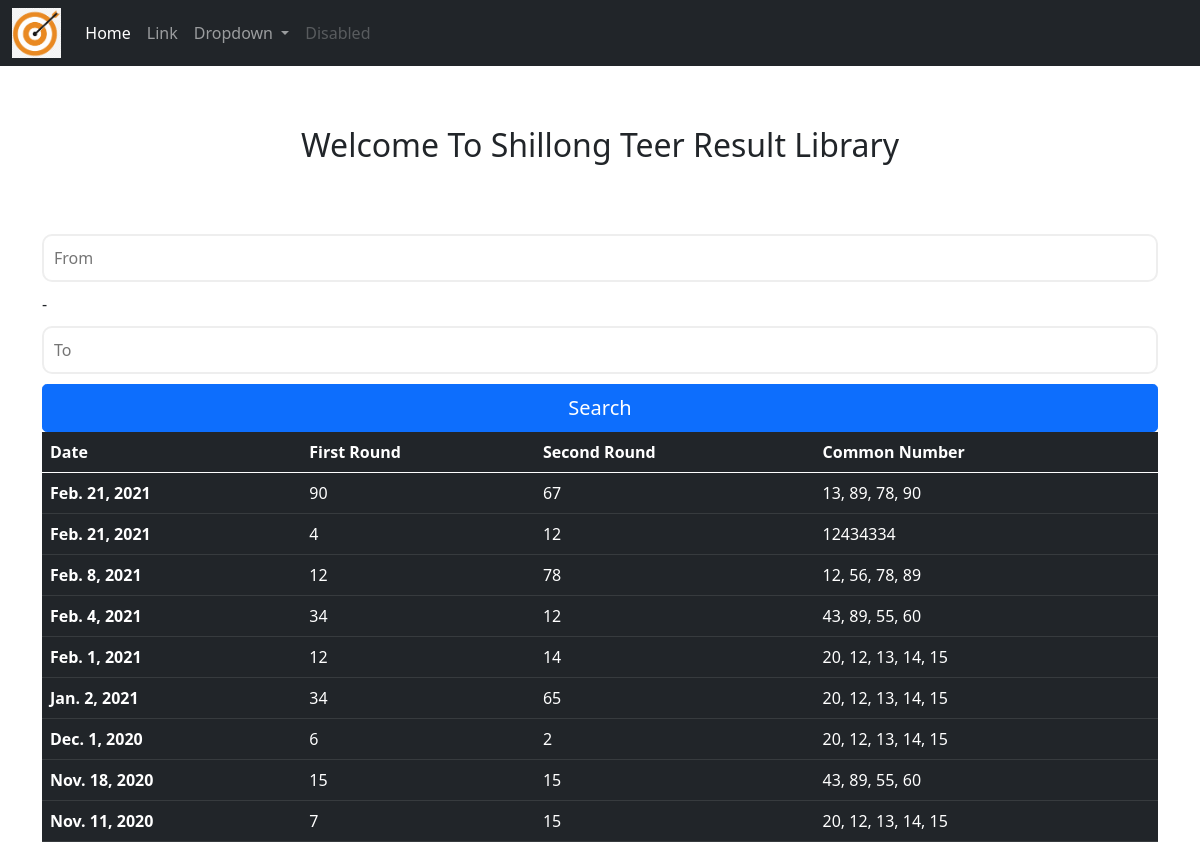
Before: / with the older database file.
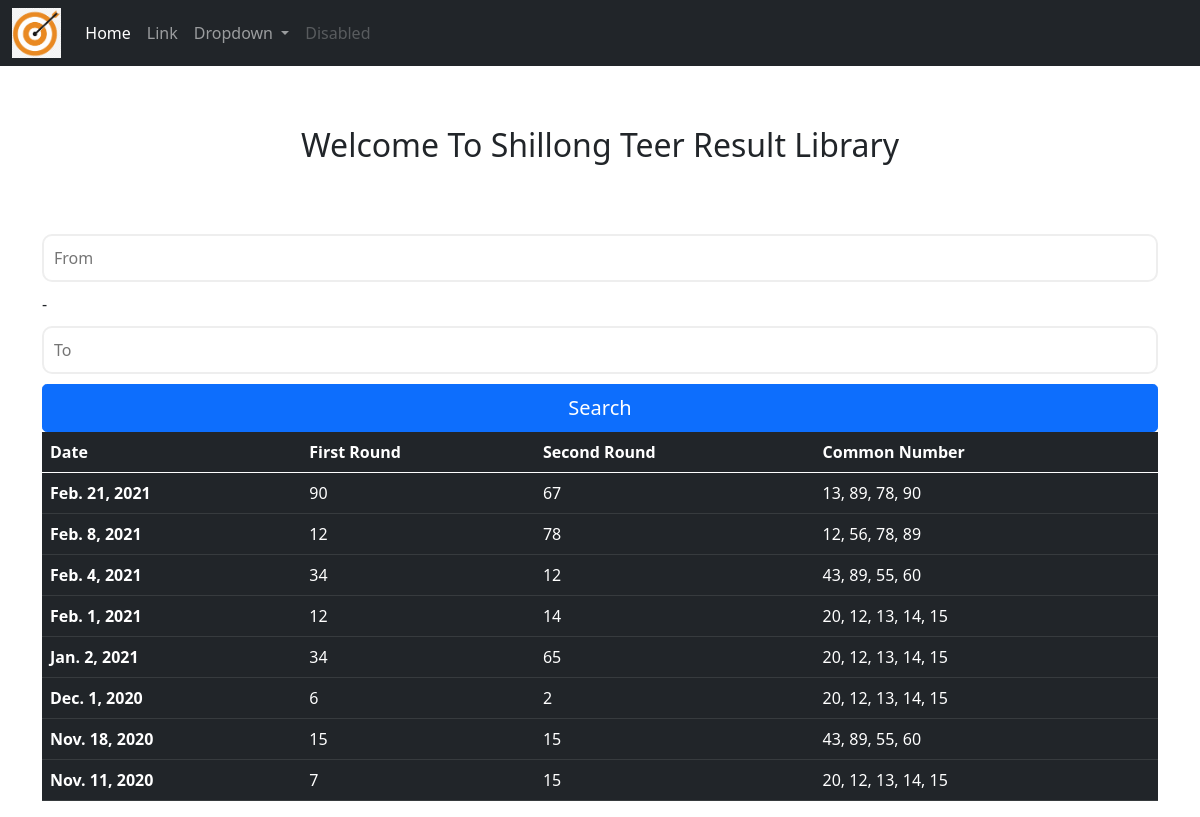
After: the same page with the newer database file.
### commonnumber/models.py (models this page shows, shortened)
class TeerResult(models.Model):
    firstresult = models.IntegerField(verbose_name='FR', null=True, blank=True)
    secondresult = models.IntegerField(verbose_name='SR', null=True, blank=True)
    date = models.DateField(auto_now=False, null=True, blank=True)
    commonnumber = models.CharField(max_length=20, null=True, blank=True)

### commonnumber/views.py (the view)
# urls.py: path('', views.home),
def home(request):
    resultNum = TeerResult.objects.all().order_by('-date',)
    myFilter = NumberFilter(request.GET, queryset=resultNum)
    resultNum = myFilter.qs
    context = {
        'myFilter': myFilter,
        'resultNum': resultNum,
    }
    return render(request, 'commonnumber/index.html', context)

### commonnumber/templates/commonnumber/index.html (shortened to what this page needs)
{% extends "commonnumber/main.html" %}
{% block content %}
<h2 class="welcome">Welcome To Shillong Teer Result Library</h2>
            <div class="container">
                <form method="GET">
                    <div class="row">
                    {% for field in myFilter.form %}
                    <div class="col">
                        {{field}}
                    </div>
                    {% endfor %}
                    </div>
                  <button type="submit" class="btn btn-primary btn-lg btn-block">Search</button>
                </form>
            </div>
<div class="container">
                <table class="table table-hover table-dark">
                    <thead>
                      <tr>
                        <th scope="col">Date</th>
                        <th scope="col">First Round</th>
                        <th scope="col">Second Round</th>
                        <th scope="col">Common Number</th>
                      </tr>
                    </thead>
                    <tbody>
                        {% for result in resultNum %}
                      <tr>
                        <th scope="row">{{result.date}}</th>
                        <td>{{result.firstresult}}</td>
                        <td>{{result.secondresult}}</td>
                        <td>{{result.commonnumber}}</td>
                      </tr>
                      {% endfor %}
                    </tbody>
                  </table>
            </div>
 {% endblock %}

### commonnumber/templates/commonnumber/main.html (shortened to what this page needs)
{% load static %}
<!DOCTYPE html>
<html>
<head>
    <link rel="stylesheet" href="//code.jquery.com/ui/1.12.1/themes/base/jquery-ui.css">
    <link rel="stylesheet" type="text/css" href="{% static '/css/main.css' %}">
    <link href="https://cdn.jsdelivr.net/npm/bootstrap@5.0.0-beta2/dist/css/bootstrap.min.css" rel="stylesheet">
</head>
<body>
    {% include "commonnumber/navbar.html" %}
{%  block content %}
{% endblock %}
</body>
</html>

### commonnumber/templates/commonnumber/navbar.html (shortened to what this page needs)
{% load static %}
<nav class="navbar navbar-expand-lg navbar-dark bg-dark">
    <div class="container-fluid">
    <img height="50" class="logo" src="{% static 'images/logo.png' %}">
      <div class="collapse navbar-collapse" id="navbarSupportedContent">
        <ul class="navbar-nav me-auto mb-2 mb-lg-0">
          <li class="nav-item">
            <a class="nav-link active" aria-current="page" href="#">Home</a>
          </li>
          <li class="nav-item">
            <a class="nav-link" href="#">Link</a>
          </li>
          <li class="nav-item dropdown">
            <a class="nav-link dropdown-toggle" href="#" id="navbarDropdown" role="button" data-bs-toggle="dropdown" aria-expanded="false">
              Dropdown
            </a>
          </li>
          <li class="nav-item">
            <a class="nav-link disabled" href="#" tabindex="-1" aria-disabled="true">Disabled</a>
          </li>
        </ul>
      </div>
    </div>
  </nav>

### static/css/main.css (style rules this page uses)
*, *:before, *:after { box-sizing: border-box; }
input, textarea { font-family:inherit; font-size: inherit; }
.welcome { text-align: center; padding:2.5%; margin: 2.5%; }
input[type=text] { padding: 10px; margin:10px 0; // add top and bottom margin box-shadow:0 0 15px 4px rgba(0,0,0,0.06); border-radius:10px; border: 2px solid #eee; }
input { width:100%; }
button { appearance:none; -webkit-appearance:none; padding:10px; border:none; background-color:#3F51B5; color:#fff; font-weight:600; border-radius:5px; width:100%; }

Changed rows visible on the page:
removed TeerResult: date "Feb. 21, 2021", firstresult "4", secondresult "12", commonnumber "12434334"
